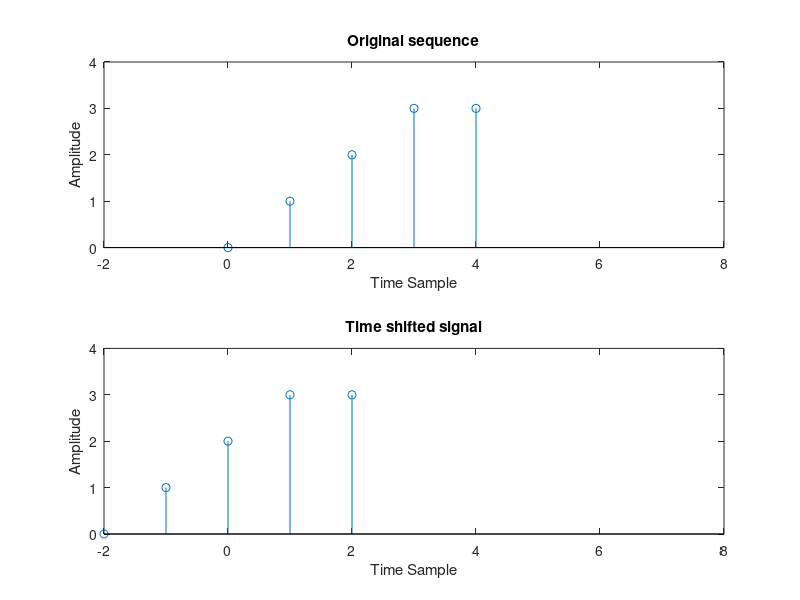

Source code (MATLAB):
%Unit Delay Sample Signal ( HAVE TO KNOW MORE )
n=0:4;
x=[0 1 2 3 3];
subplot(2,1,1);
stem(n,x);
xlabel('Time Sample');
ylabel('Amplitude');
title('Original sequence');
axis([-2 8 0 4]);

m=n-2;
subplot(2,1,2);
stem(m,x);
xlabel('Time Sample');
ylabel('Amplitude');
title('Time shifted signal');
axis([-2 8 0 4]);
